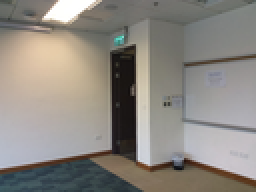
%> input picture sift-master/data/frame-000001.color.png, 128 x 96 px, shrunk from 640 x 480 before the run (shown 2 times larger)
$ octave test.m   (GNU Octave 9; MATLAB toolbox functions it lacks are replaced by stand-ins)
%> lines starting %> are read from the running program, lines starting %| are printed output that depends on the picture
### sift-master/computeSift.m
% The SIFT algorithm
% Given an image, returns SIFT keypoints
function keypoints = computeSift(I, options)

	% some flags
	showDogs = options.showDogs;

	% normalize pixel values in [0, 1]
	% and double the image to form first level of first octave
	I = I - min(I(:));
	I = I / max(I(:));
	I = doubleImage(I);

	[M N] = size(I);

	% initial sigma
	initSigma = options.initSigma;

	% convolve image to bring smoothing level to 1.6
	I = gaussianConv(I, sqrt(initSigma ^ 2 - 1));

	% some contraints
	minsize = 10;
	maxZoom = 100000;
	keypoints = [];

	% collect all DoGs and blurred images
	if (showDogs)
		blurPyr = cell(round(log2(min(M, N))) + 5);
		dogPyr = cell(round(log2(min(M, N))) + 5);
	end

	zoomLevel = 1;
	counter = 1;
	while (size(I, 1) > minsize && size(I, 2) > minsize && zoomLevel < maxZoom)

		% get keypoints for this octave
		[keys, I, I_blur, I_dog] = computeKeypoints(I, options, zoomLevel);
		keypoints = [keypoints; keys];

		% resample image to half the size
		I = sampleImage(I);

		if (showDogs)
			blurPyr{counter} = I_blur;
			dogPyr{counter} = I_dog;
		end

		fprintf('Octave complete %d, image size: (%d, %d)\n', zoomLevel, size(I, 1), size(I, 2));
		zoomLevel = 2 * zoomLevel;
		counter = counter + 1;

	end

	% show the blurs and the DoGs
	if (showDogs)
		plotImg(blurPyr(~cellfun('isempty', blurPyr)));
		plotImg(dogPyr(~cellfun('isempty', dogPyr)));
	end

### sift-master/doubleImage.m
% Magnify an image to 2x
function I_exp = doubleimage(I)

	[M, N] = size(I);

	I_exp = zeros(2 * M, 2 * N);

	I_exp(1:2:end, 1:2:end) = I;

	I_exp(2:2:end-1, 1:2:end) = ( I(1:end-1, :) + I(2:end, :) ) / 2;

	I_exp(1:2:end, 2:2:end-1) = ( I(:, 1:end-1) + I(:, 2:end) ) / 2;

	I_exp(2:2:end-1, 2:2:end-1) = ...
		( I(1:end-1, 1:end-1)   + ...
		  I(2:end, 1:end-1)     + ...
		  I(1:end-1, 2:end)     + ...
		  I(2:end, 2:end) ) / 4;

### sift-master/gaussianConv.m
% Convolve a given image with a gaussian kernel
function I_filt = gaussianConv(I, sig)

	% kernel size
	sz = round([1 1] * (6 * sig + 1));

	% create filter ...
	F = fspecial('gaussian', sz, sig);

	% .. and do it
	I_filt = imfilter(I, F, 'same');

### sift-master/computeKeypoints.m
% Get candidate keypoints for an octave, by computing the blurred images
% and the DoGs and determining the scale-space extrema in one octave
%
% Given
%	I : The image using which the stack of blurred images is to be created
%	initSigma : Initial value of the scale parameter
%	zoomLevel : down-sampling factor
% Returns
%	keypoints : keypoint descriptors
% 	im : The blurred image to be re-sampled at next octave
%	I_blur : stack of blurred images (I_blur)
%	I_dog : stack of DoG images (I_dog)
function [keypoints, im, I_blur, I_dog] = computeKeypoints(I, options, zoomLevel)

	% size of image
	[M N] = size(I);

	% size of an interval
	intSize = options.intSize;
	initSigma = options.initSigma;

	% compute the sigma multiplier 'k'
	sigmaMult = 2 ^ (1 / intSize);

	% number of blur and DoG images in this octave
	numBlurs = intSize + 3;
	numDogs = intSize + 2;

	% initialize the image arrays
	I_blur = zeros(M, N, numBlurs);
	I_dog = zeros(M, N, numDogs);
	I_blur(:, :, 1) = I;

	% compute blurred images using incremental blurring
	prevSigma = initSigma;
	for i = 2:numBlurs
		sigmaDiff = prevSigma * sqrt(sigmaMult ^ 2 - 1);
		I_blur(:, :, i) = gaussianConv(I_blur(:, :, i - 1), sigmaDiff);
		prevSigma = prevSigma * sigmaMult;
	end

	% image to be resampled at next level is two images from top of stack
	im = I_blur(:, :, numBlurs - 2);

	% compute DoGs
	for i = 1:numDogs
		I_dog(:, :, i) = I_blur(:, :, i + 1) - I_blur(:, :, i);
	end

	% find extrema in compute DoGs
	options.numSpatialBins = 4;
	options.numOrtBins = 8;
	keypoints = findExtrema(I_dog, I_blur, zoomLevel, options);

### sift-master/findExtrema.m
% Finds maxima and minima points in the DoG array, computes gradient
% magnitudes and orientations for every layer in the blurred image stack,
% and finally calls orientationHist to compute the keypoint descriptors
%
% Given
% 	I_dog : DoG array of images
%	I_blur : Gaussian-blurred images
%	InitSigma : initial value of the scale parameter
%	intSize : Length of an interval
%	zoomLevel : down-sampling factor
% Returns
%	keypoints : keypoint descriptors
function keypoints = findExtrema(I_dog, I_blur, zoomLevel, options)

	% get size
	[M N numDogs] = size(I_dog);
	[M N numBlurs] = size(I_blur);

	initSigma = options.initSigma;
	intSize = options.intSize;
	numSpatialBins = options.numSpatialBins;
	numOrtBins = options.numOrtBins;

	sigma0 = initSigma * 2 ^ (1 / intSize);
	thresh = (0.04 / intSize) / 2;

	% gradient magnitudes and orientations
	[gradMag, gradOrt] = computeGrad(I_blur);

	%------------------ local maxima and minima ------------------%
	% idx = siftlocalmax(I_dog, 0.8 * thresh);
	% idx = [idx, siftlocalmax(-I_dog, 0.8 * thresh)];
	idx = getMaxima(I_dog);
	idx = [idx, getMaxima(-I_dog)];

	[i, j, s] = ind2sub(size(I_dog), idx);
	y = i - 1;
	x = j - 1;
	s = s - 2;
	candKeys = [x(:)'; y(:)'; s(:)'];

	% get rid of points that are within 'rad' distance of border
	rad = 3 * sigma0 * 2 .^ (candKeys(3, :) / intSize) * numSpatialBins / 2;
    sel = find(...
			candKeys(1, :) - rad >= 1          & ...
			candKeys(1, :) + rad <= N & ...
			candKeys(2, :) - rad >= 1          & ...
			candKeys(2, :) + rad <= M );
    candKeys = candKeys(:, sel);

    %----------------- accurate keypoint localization ----------------%
    % candKeys = siftrefinemx(candKeys, I_dog, -1, thresh, 10);
    candKeys = filterKeypoints(candKeys, I_dog);

    %---------------- orientation histogram -----------------%
	candKeys = siftormx(candKeys, I_blur, intSize, -1, sigma0);

	% multiply co-ordinates with suitable factor to get
	% co-ordinates in the original image
	x     = round(zoomLevel / 2 * candKeys(1, :));
	y     = round(zoomLevel / 2 * candKeys(2, :));
	sigma = zoomLevel / 2 * sigma0 * 2 .^ (candKeys(3, :) / intSize);
	ptDesc = [x(:)'; y(:)'; sigma(:)'; candKeys(4, :)];

	%------------------- build descriptor ---------------------%
	desc = siftdescriptor(I_blur, candKeys, sigma0, intSize, -1, ...
				'Magnif', 3, ...
				'NumSpatialBins', numSpatialBins, ...
				'NumOrientBins', numOrtBins);

	% This is the matrix of keypoint descriptors
	% Each row is a keypoint descriptor
	keypoints = [ptDesc; desc]';

### sift-master/computeGrad.m
% Given stack of blurred images, return a stack of grad magnitudes
% and another stack for gradient orientations
function [grad, ort] = computeGrad(blurStack)

	[M N S] = size(blurStack);
	grad = zeros(M, N, S);
	ort = zeros(M, N, S);

	for i = 1:S
		[grad(:, :, i), ort(:, :, i)] = computeGradForLayer(blurStack(:, :, i));
	end


% Given a layer from the stack of blurred images, returns the
% gradient magnitudes and directions
% [14 lines left out: function computeGradForLayer, not called in this run]

### sift-master/getMaxima.m
% Given a 3d DoG function, return all extrema points
function maxima = getMaxima(I_dog)

	[M N S] = size(I_dog);
	maxima = [];

	for s = 2:S-1
		for i = 2:M-1
			for j = 2:N-1

				val = I_dog(i, j, s);
				ok = true;
				for z = -1:1
					for x = -1:1
						for y = -1:1
							if (y == 0 && x == 0 && z == 0) continue; end
							if (I_dog(i+x,j+y,s+z) >= val) ok = false; end
						end
						if (~ok) break; end
					end
					if (~ok) break; end
				end
				if (ok)
					maxima = [maxima, (s - 1) * (M * N) + (j - 1) * M + i];
				end

			end
		end
	end

### sift-master/filterKeypoints.m
% Filters out keypoints that lie on edges, and accurately
% locates keypoints using a quadratic fit model
function filt_keys = filterKeypoints(keys, I_dog)

	[M N S] = size(I_dog);
	[R C] = size(keys);

	filt_keys = zeros(3, 0);
	for i = 1:C

		% co-ordinates of keypoint
		col = keys(1, i) + 1;
		row = keys(2, i) + 1;
		lay = keys(3, i) + 2;
		dog = I_dog(:, :, lay);

		% check edge response to determine if point lies on edge, if yes,
		% then discard
		if (checkEdgeResponse(dog, row, col))

			% quadratic fit to determine location accurately
			[offset val] = fitQuadratic(I_dog, lay, row, col);
			maxMoves = 5; newrow = row; newcol = col;
			while (1)
				if (maxMoves == 0)
					break;
				end
				maxMoves = maxMoves - 1;

				r = newrow; c = newcol;
				if ( offset(2) > 0.5 && newrow < M - 2 )
					newrow = newrow + 1;
				elseif ( offset(2) < -0.5 && newrow > 3 )
					newrow = newrow - 1;
				end

				if ( offset(3) > 0.5 && newcol < N - 2 )
					newcol = newcol + 1;
				elseif ( offset(3) < -0.5 && newcol > 3 )
					newcol = newcol - 1;
				end

				if (r == newrow && c == newcol)
					break;
				end

				[offset val] = fitQuadratic(I_dog, lay, newrow, newcol);
			end

			% the point has been moved, not determine whether to include
			% or not
			if (abs(val) < 0.01)
				continue;
			end

			if (abs(offset(1)) > 1.5 || abs(offset(2)) > 1.5 || ...
				abs(offset(3)) > 1.5)
				continue;
			end

			% add this point to list of filtered keypoints
			lay = round(lay + offset(1));
			row = round(newrow + offset(2));
			col = round(newcol + offset(3));
			filt_keys = [filt_keys, [col - 1; row - 1; lay - 2]];
		end

	end

### sift-master/test.m

% test SIFT implementation
options.initSigma = 1.6;
options.intSize = 3;
options.showDogs = false;

% read first image
fprintf('Computing keypoints for image 1...\n');
I1 = imread('data/frame-000001.color.png');
%> I1 is the input picture: size 96x128x3 uint8; mean R, G, B 140.8, 136.1, 129.5
I1 = rgb2gray(I1);
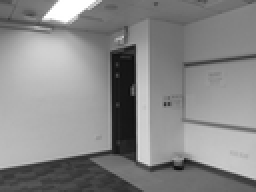
%> I1: size 96x128 uint8 (shown 2 times larger); min 13, max 255, mean 136.7

I1 = double(I1);
%> I1: size 96x128 double
keypoints1 = computeSift(I1, options);
%> in doubleimage, `I_exp(1:2:end, 1:2:end) = I;`:
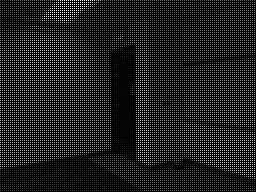
%> I_exp: size 192x256 double; min 0, max 1, mean 0.128
%> in doubleimage, `I_exp(2:2:end-1, 1:2:end) = ( I(1:end-1, :) + I(2:end, :) ) / 2;`:
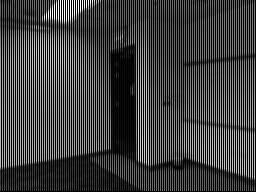
%> I_exp: size 192x256 double; min 0, max 1, mean 0.255
%> in doubleimage, `I_exp(1:2:end, 2:2:end-1) = ( I(:, 1:end-1) + I(:, 2:end) ) / 2;`:
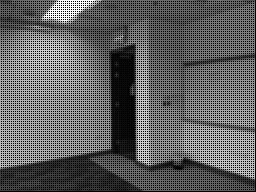
%> I_exp: size 192x256 double; min 0, max 1, mean 0.381
%> in doubleimage, `I_exp(2:2:end-1, 2:2:end-1) = ( I(1:end-1, 1:end-1)   + I(2:end, 1:end..`:
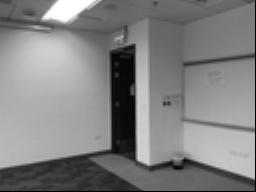
%> I_exp: size 192x256 double; min 0, max 1, mean 0.507
%> in gaussianConv, `I_filt = imfilter(I, F, 'same');`:
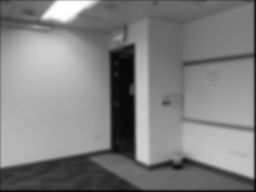
%> I_filt: size 192x256 double; min 0.014, max 1, mean 0.503
%> the loop in computeSift, `while (size(I, 1) > minsize && size(I, 2) > minsize && zoomLevel < max..` made 1 pass
%> pass 1, in computeKeypoints, `im = I_blur(:, :, numBlurs - 2);`:
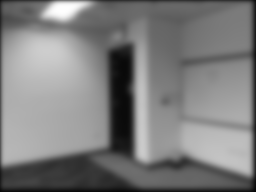
%> im: size 192x256 double; min 0.0158, max 0.999, mean 0.493
%> the run ends on the next line
